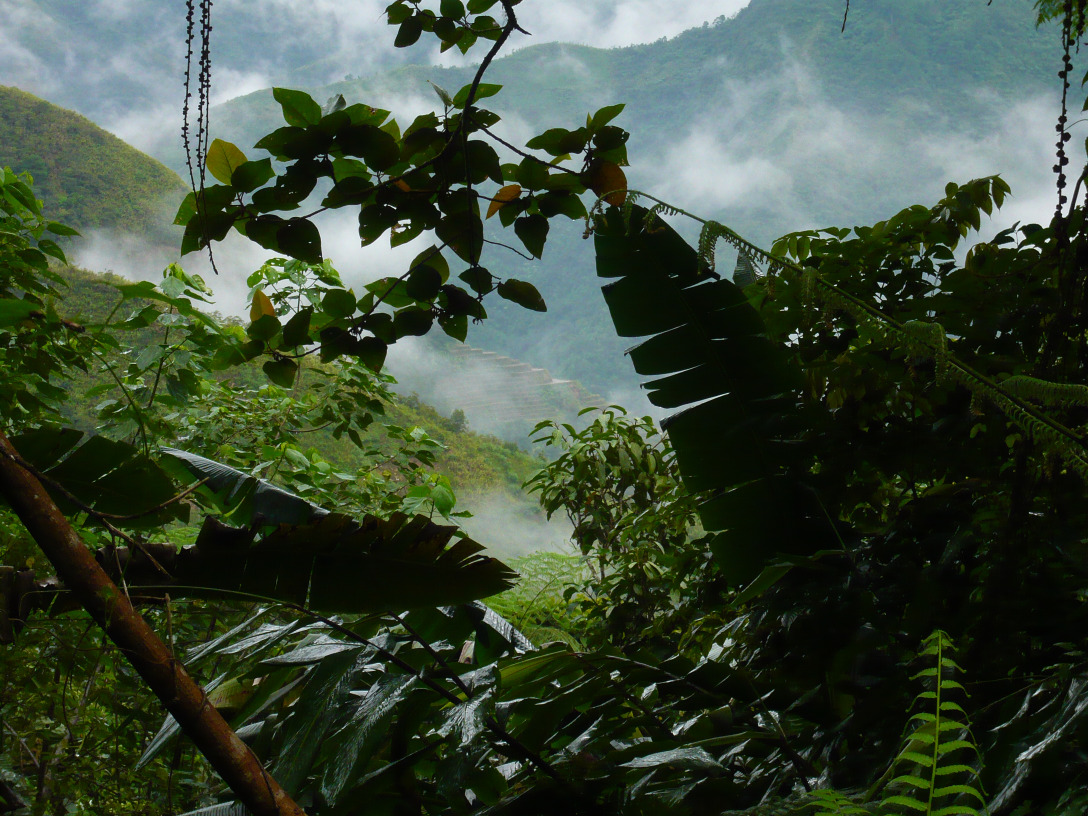
#> input picture dataset/100101.jpg, 3264 x 2448 px (shown at 1/3 size); its folder holds only this picture in this run
$ python -i desktopGUI.py   (imports and definitions only)   (older library calls are emulated)
#> lines starting #> are read from the running program, lines starting #| are printed output that depends on the picture
### colordescriptor.py
import numpy as np
import cv2

class ColorDescriptor:
    def __init__(self, bins):
        self.bins = bins

    # [30 lines left out: functions describe, histogram, not called in this run]

### desktopGUI.py
from tkinter import filedialog
import tkinter as tk
from tkinter import *
from PIL import Image, ImageTk
from colordescriptor import ColorDescriptor
from searcher import Searcher
import cv2

fname = 0
result_array = []
cd = ColorDescriptor((8, 12, 3))

def imgChoose1(path):
#> called with path = 'dataset/100101.jpg'
    image = Image.open(path)
#> image is the input picture: PIL image 3264x2448 RGB; mean R, G, B 61.3, 75, 57.5
    image = image.resize((190, 160), Image.ANTIALIAS)
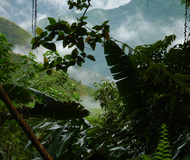
#> image: PIL image 190x160 RGB; mean R, G, B 61.3, 75, 57.8
    img = ImageTk.PhotoImage(image)
#> (the run stopped early here; a loop or call above may not have finished)

$ run again, on dataset/100502.jpg
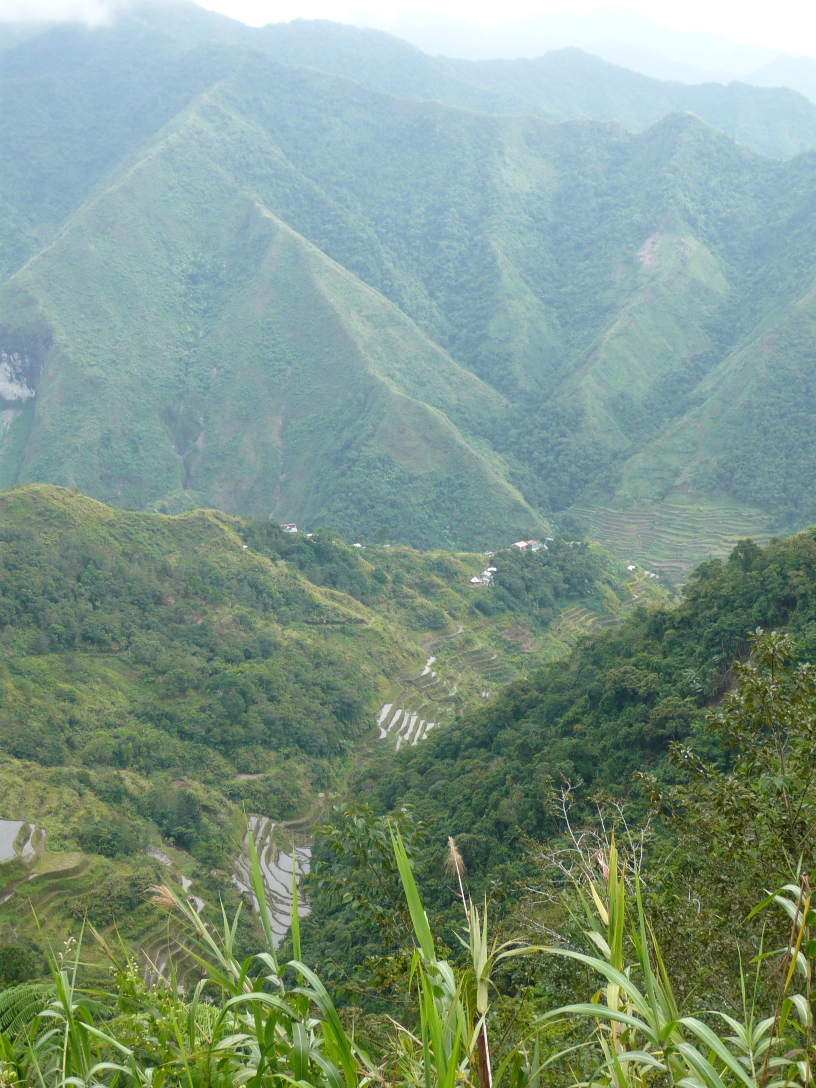
#> input picture dataset/100502.jpg, 2448 x 3264 px (shown at 1/3 size)
#> in imgChoose1, image is the input picture: PIL image 2448x3264 RGB; mean R, G, B 128, 151.8, 135.7
#> in imgChoose1, `image = image.resize((190, 160), Image.ANTIALIAS)`:
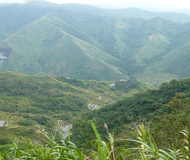
#> image: PIL image 190x160 RGB; mean R, G, B 128, 151.8, 135.8

$ run again, on dataset/100700.jpg
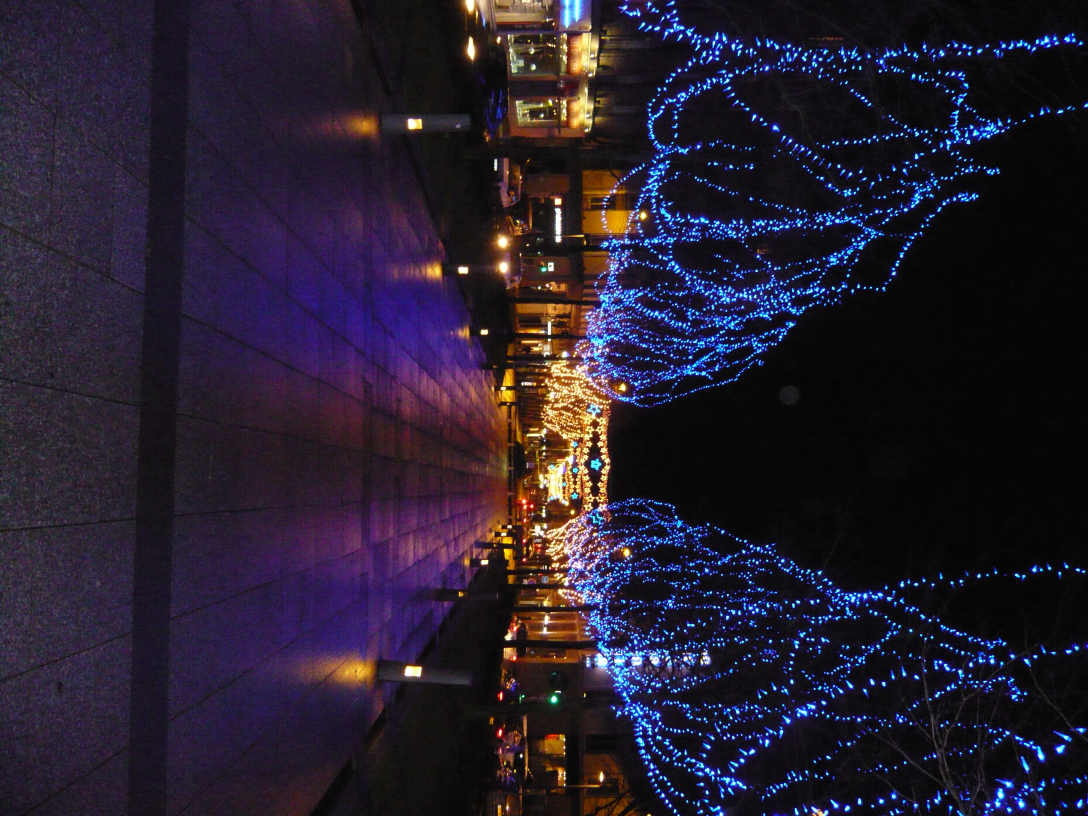
#> input picture dataset/100700.jpg, 3264 x 2448 px (shown at 1/3 size)
#> in imgChoose1, image is the input picture: PIL image 3264x2448 RGB; mean R, G, B 38.1, 30.8, 47.6
#> in imgChoose1, `image = image.resize((190, 160), Image.ANTIALIAS)`:
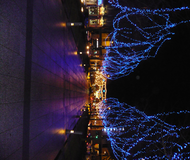
#> image: PIL image 190x160 RGB; mean R, G, B 38, 30.8, 47.6

$ run again, on dataset/100900.jpg
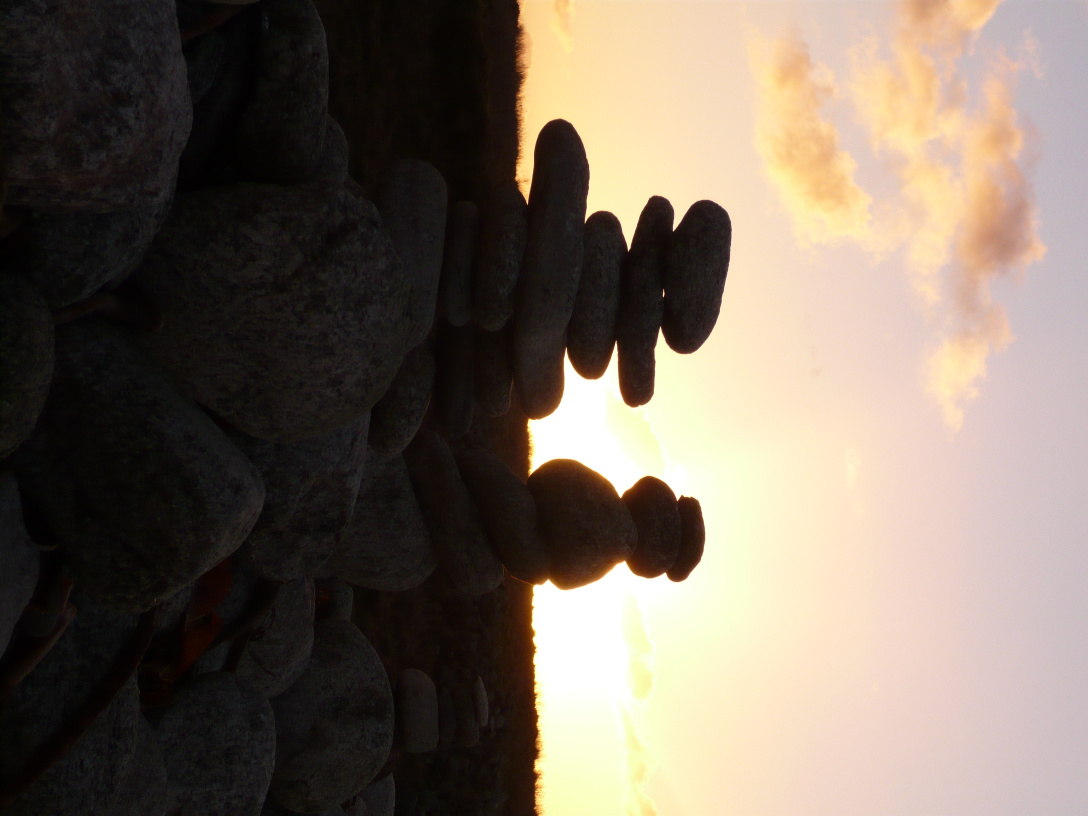
#> input picture dataset/100900.jpg, 3264 x 2448 px (shown at 1/3 size)
#> in imgChoose1, image is the input picture: PIL image 3264x2448 RGB; mean R, G, B 120.4, 108.3, 96.2
#> in imgChoose1, `image = image.resize((190, 160), Image.ANTIALIAS)`:
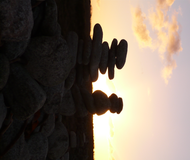
#> image: PIL image 190x160 RGB; mean R, G, B 120.4, 108.3, 96.1
